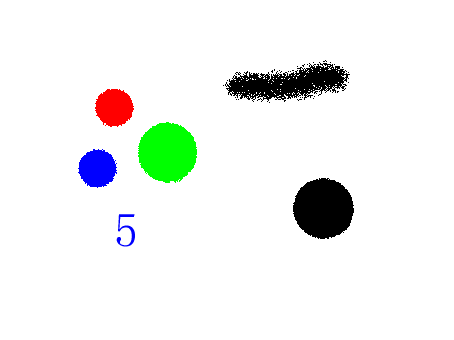
#> input picture VariousFeatures/ComputerVision/resource/pitrain3.png, 454 x 340 px
$ python convertColor.py
#> lines starting #> are read from the running program, lines starting #| are printed output that depends on the picture
import cv2
import numpy as np
from matplotlib import pyplot as plt

colorspacelist = [i for i in dir(cv2) if i.startswith('COLOR_')]
print (colorspacelist)

imgsrc = cv2.imread('resource/pitrain3.png', cv2.IMREAD_UNCHANGED)
#> imgsrc is the input picture: shape (340, 454, 3); mean B, G, R 239.4, 241.8, 239.1
grayimg = cv2.cvtColor(imgsrc, cv2.COLOR_BGR2GRAY)
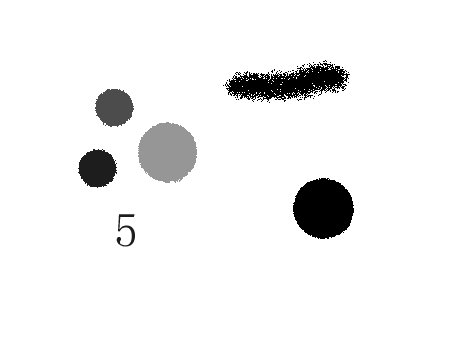
#> grayimg: shape (340, 454); min 0, max 255, mean 240.7
cv2.imshow('unchanged', imgsrc)
cv2.waitKey(0)
cv2.imshow('gray', grayimg)
cv2.waitKey(0)
cv2.destroyAllWindows()

$ run again, with VariousFeatures/ComputerVision/resource/geometric3D.png copied over VariousFeatures/ComputerVision/resource/pitrain3.png
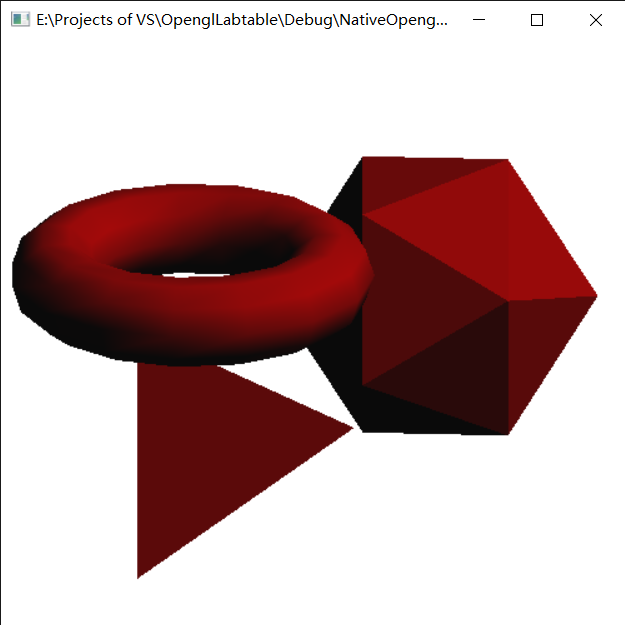
#> input picture VariousFeatures/ComputerVision/resource/geometric3D.png, 625 x 625 px
#> imgsrc is the input picture: shape (625, 625, 4); mean B, G, R, A 168.6, 168.6, 195.3, 255
#> `grayimg = cv2.cvtColor(imgsrc, cv2.COLOR_BGR2GRAY)`:
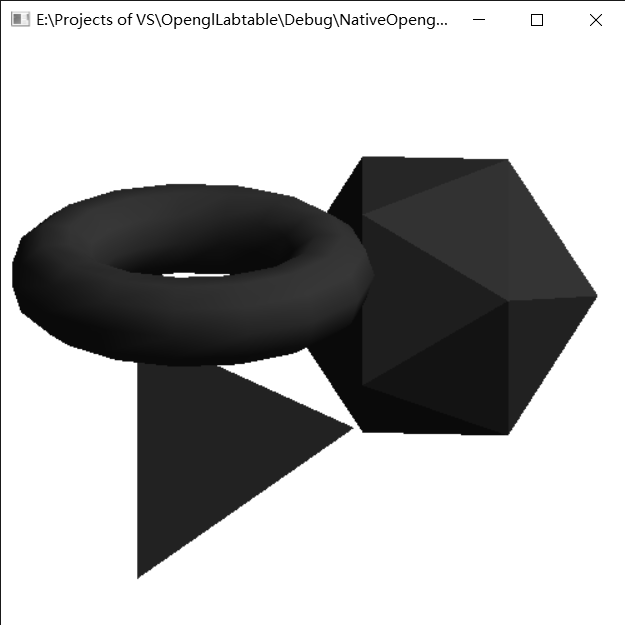
#> grayimg: shape (625, 625); min 0, max 255, mean 176.5
